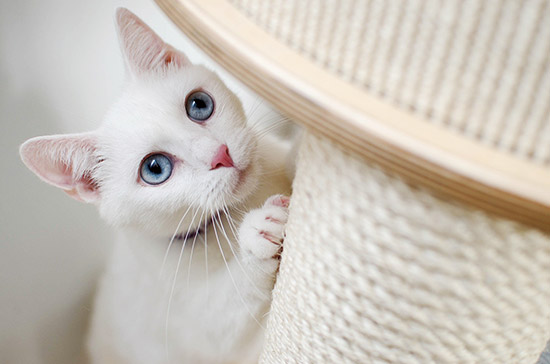
#> input picture cat2.jpg, 550 x 364 px
$ python openst03.py
#> lines starting #> are read from the running program, lines starting #| are printed output that depends on the picture; after the words box and inside, x2 and y2 are one past the last pixel; in counts of white or black regions, pixels touching at a corner belong together

import cv2
import matplotlib.pyplot as plt

image = cv2.imread('cat2.jpg')
#> image is the input picture: shape (364, 550, 3); mean B, G, R 186.7, 195.3, 202.2

# ROI 추출 및 복사(이미지 관심(interest) : 이미지를 추출할 때 해당 영역을 interest한 공간이라고 함)
# Numpy Slicing: ROI 처리 가능
roi = image[200:350, 50:200]
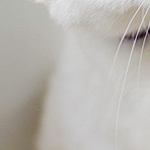
#> roi: shape (150, 150, 3); mean B, G, R 175.9, 181.2, 184.2

# ROI 단위로 이미지 복사하기
# 앞에 0:150 -> shape가 복사한 크기 0 ~ 150
# 뒤에 0:150 -> 복사한 이미지 붙여넣을 크기 0 ~ 150
# but. 복사한 크기와 붙여넣을 크기가 같아야 오류 안 남!
image[0:150, 0:150] = roi
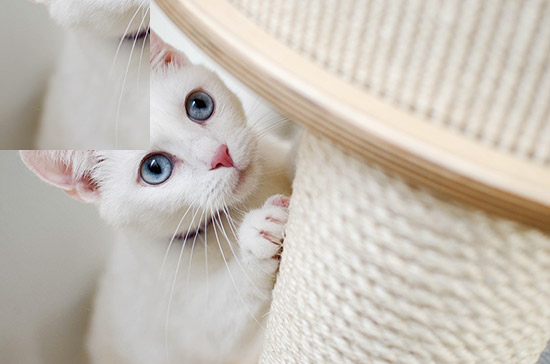
#> image: shape (364, 550, 3); 11.24% of pixels changed, all inside (x1, y1, x2, y2) = (0, 0, 150, 150)

# 이렇게 복사한 크기보다 붙여넣을 크기가 더 큰 경우 오류남
# image[0:150, 0:155] = roi

plt.imshow(cv2.cvtColor(image, cv2.COLOR_BGR2RGB))
plt.show()
